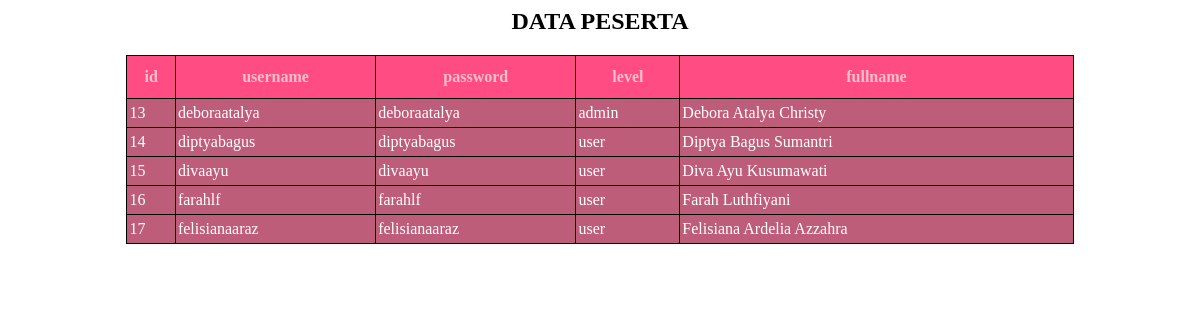
The page / on the database its author committed.
### tables this page shows
CREATE TABLE `tabel` (
  `id` int(50) NOT NULL,
  `username` varchar(50) NOT NULL,
  `password` varchar(50) NOT NULL,
  `level` varchar(50) NOT NULL,
  `fullname` varchar(50) NOT NULL
);

### index.php (the view, shortened to what this page needs)
<html>
<head>
  <link rel="stylesheet" type="text/css" href="style.css">
</head>
<body>
  <div class="container">
    <h2><center>DATA PESERTA</center></h2>
    <table class=" table table-bordered table-hovered" align="center">
  <tr>
    <th>id</th>
    <th>username</th>
    <th>password</th>
    <th>level</th>
    <th>fullname</th>
  </tr></div>
  <?php
  include('koneksi.php');
  $sql_tampil ="SELECT * FROM tabel";
  $peserta=mysqli_query($conn,$sql_tampil);
  while($baris_data=mysqli_fetch_array($peserta,MYSQLI_ASSOC)){
    echo'
    </tr>
      <td>'.$baris_data['id'].'</td>
      <td>'.$baris_data['username'].'</td>
      <td>'.$baris_data['password'].'</td>
      <td>'.$baris_data['level'].'</td>
      <td>'.$baris_data['fullname'].'</td>
    </tr>';
  }
  ?>
</body>
</html>

### style.css (style rules this page uses)
table { border-collapse: collapse; width: 80%; }
table th { border: 1px solid #000; padding: 2px; padding-top: 12px; padding-bottom: 12px; text-align: left; background-color: rgb(255, 76, 130); color: pink; text-align: center; }
table td { border: 1px solid #000; padding: 2px; padding-top: 5px; padding-bottom: 5px; background-color: rgb(190, 93, 122); text-align: left; color: white; }

### rows shown on the page
tabel: id "13", username "deboraatalya", password "deboraatalya", level "admin", fullname "Debora Atalya Christy"
tabel: id "14", username "diptyabagus", password "diptyabagus", level "user", fullname "Diptya Bagus Sumantri"
tabel: id "15", username "divaayu", password "divaayu", level "user", fullname "Diva Ayu Kusumawati"
tabel: id "16", username "farahlf", password "farahlf", level "user", fullname "Farah Luthfiyani"
tabel: id "17", username "felisianaaraz", password "felisianaaraz", level "user", fullname "Felisiana Ardelia Azzahra"
